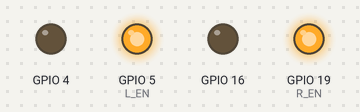
Simulated run of this sketch. Board: ESP32. On the bench: output pins drawn as LEDs (lit = HIGH).

Above: at 0.1 s.
At 1.1 s:
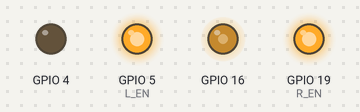
At 16.1 s:
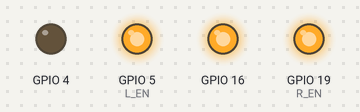
Timing chart, 0 to 17.6 s (numbered marks = the images above):
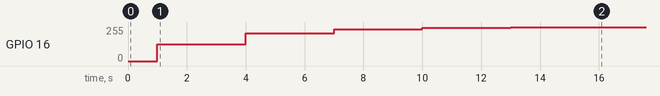

Measured:
- by itself, GPIO 16: moves from 0/255 to 255/255 over 15.0 s

The sketch:

esp32_based_motor_soft_start.ino
```cpp
#define LPWM 4
#define RPWM 16
#define R_EN 19
#define L_EN 5
#define PWM_CHANNEL_0NE 0
#define PWM_CHANNEL_TWO 1
#define PWM_FREQUENCY 980
#define PWM_RESOLUTION 10
int time_constant_in_seconds = 3;
int time_elapsed = 0;
int duty = 0;
bool ramp_complete = false;
uint32_t previous_millis = 0;

const int MAX_DUTY_CYCLE = (int) (pow(2,10) - 1);

const int INITIAL_DUTY_CYCLE = 0.5 * MAX_DUTY_CYCLE;


void first_order_rise() {
  if (ramp_complete) return;

  while (!ramp_complete) {
    unsigned long current_millis = millis();

    if (current_millis - previous_millis >= 1000) {
      previous_millis = current_millis;

      duty = INITIAL_DUTY_CYCLE + (MAX_DUTY_CYCLE - INITIAL_DUTY_CYCLE) * (1 - exp(-time_elapsed / time_constant_in_seconds));
      ledcWrite(RPWM, duty);
      ledcWrite(LPWM , 0);

      time_elapsed += 1; // every increase of this is to show that one second passed. time elapsed =  time_constant_in_seconds at the third loop. at 5 times the time constant, 15s,  duty_cycle = 0.993.

      if (duty >= MAX_DUTY_CYCLE * 0.993) {
        duty = MAX_DUTY_CYCLE;
        ledcWrite(RPWM, duty);
       // ledcWrite(LPWM , 0);
        ramp_complete = true;

      }
    }
  }
}


void setup() {
  pinMode( R_EN , OUTPUT);
  pinMode( L_EN, OUTPUT);
  ledcAttachChannel(LPWM, PWM_FREQUENCY, PWM_RESOLUTION,  PWM_CHANNEL_0NE);
  ledcAttachChannel(RPWM, PWM_FREQUENCY, PWM_RESOLUTION,  PWM_CHANNEL_TWO );

  ledcWrite(LPWM , 0);
  ledcWrite(RPWM, 0);

  digitalWrite(R_EN , HIGH);
  digitalWrite(L_EN , HIGH);

}

void loop() {

 first_order_rise();

  // ledcWrite(LPWM , 0);
  // ledcWrite(RPWM, 1023);


  // for(int dutyCycle = 0; dutyCycle <= MAX_DUTY_CYCLE; dutyCycle++){
  //   ledcWrite(RPWM,  dutyCycle);
  //   delay(100);
  // }

}
```
